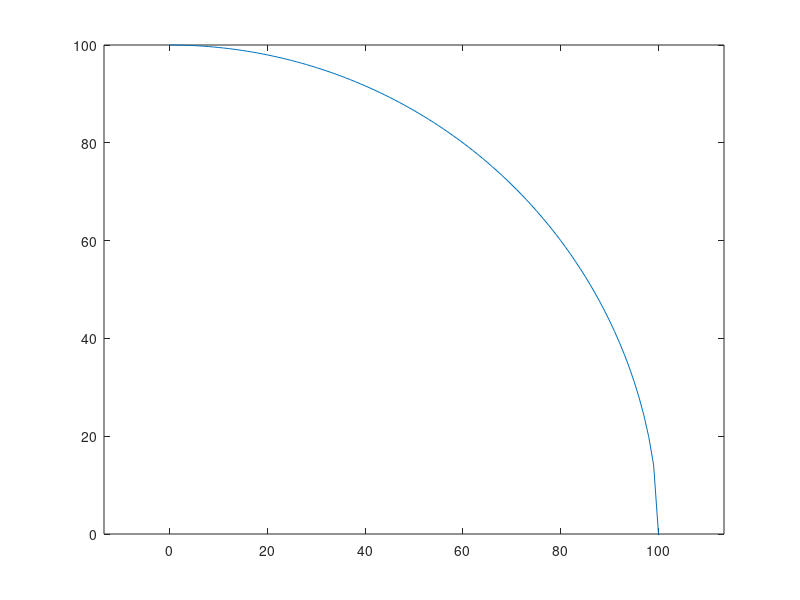

Reproduce this figure in MATLAB.
xx = 0:100;
yy = sqrt(100^2 - xx.^2);
dd = - atand(xx./yy);
dd = 0:100
dd = dd*-90/100
plot(xx,yy)
axis equal

vv = 2*314.159265 * ones(1, 101) / 404;

matrix.glider(:,6) = vv;
matrix.glider(:,9) = dd;